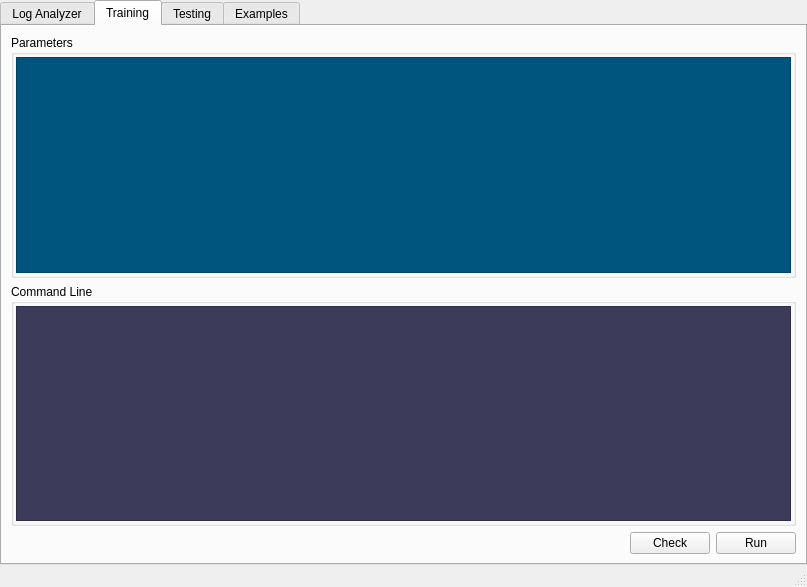
<?xml version="1.0" encoding="UTF-8"?>
<ui version="4.0">
 <class>MainWindow</class>
 <widget class="QMainWindow" name="MainWindow">
  <property name="geometry">
   <rect>
    <x>0</x>
    <y>0</y>
    <width>807</width>
    <height>587</height>
   </rect>
  </property>
  <property name="windowTitle">
   <string>EvisionNet-GUI</string>
  </property>
  <widget class="QWidget" name="centralwidget">
   <layout class="QGridLayout" name="gridLayout">
    <property name="leftMargin">
     <number>0</number>
    </property>
    <property name="topMargin">
     <number>0</number>
    </property>
    <property name="rightMargin">
     <number>0</number>
    </property>
    <property name="bottomMargin">
     <number>0</number>
    </property>
    <property name="spacing">
     <number>0</number>
    </property>
    <item row="0" column="0">
     <widget class="QTabWidget" name="tabWidget">
      <property name="currentIndex">
       <number>1</number>
      </property>
      <widget class="QWidget" name="tab">
       <attribute name="title">
        <string>Log Analyzer</string>
       </attribute>
       <layout class="QGridLayout" name="gridLayout_3">
        <item row="1" column="0" colspan="5">
         <widget class="QGroupBox" name="groupBox">
          <property name="title">
           <string>Log properties</string>
          </property>
          <layout class="QGridLayout" name="gridLayout_2">
           <item row="0" column="0">
            <widget class="QLabel" name="label_2">
             <property name="text">
              <string>Time Stamp:</string>
             </property>
            </widget>
           </item>
           <item row="0" column="1">
            <widget class="QLineEdit" name="lineEdit_2"/>
           </item>
           <item row="1" column="0">
            <widget class="QLabel" name="label_3">
             <property name="text">
              <string>Data:</string>
             </property>
            </widget>
           </item>
           <item row="1" column="1">
            <widget class="QLineEdit" name="lineEdit_3"/>
           </item>
           <item row="2" column="0">
            <widget class="QLabel" name="label_4">
             <property name="text">
              <string>Specifier:</string>
             </property>
            </widget>
           </item>
           <item row="2" column="1">
            <widget class="QLineEdit" name="lineEdit_4"/>
           </item>
          </layout>
         </widget>
        </item>
        <item row="0" column="2">
         <widget class="QPushButton" name="pushButton">
          <property name="text">
           <string>browse</string>
          </property>
         </widget>
        </item>
        <item row="0" column="3">
         <widget class="QPushButton" name="pushButton_3">
          <property name="text">
           <string>UP</string>
          </property>
         </widget>
        </item>
        <item row="0" column="0">
         <widget class="QLabel" name="label">
          <property name="text">
           <string>Log Folder:</string>
          </property>
         </widget>
        </item>
        <item row="0" column="1">
         <widget class="QLineEdit" name="lineEdit"/>
        </item>
        <item row="0" column="4">
         <widget class="QPushButton" name="pushButton_4">
          <property name="text">
           <string>DOWN</string>
          </property>
         </widget>
        </item>
        <item row="2" column="4">
         <widget class="QPushButton" name="pushButton_2">
          <property name="text">
           <string>Open TensorBoard</string>
          </property>
         </widget>
        </item>
        <item row="2" column="0" colspan="4">
         <spacer name="horizontalSpacer">
          <property name="orientation">
           <enum>Qt::Horizontal</enum>
          </property>
          <property name="sizeHint" stdset="0">
           <size>
            <width>40</width>
            <height>20</height>
           </size>
          </property>
         </spacer>
        </item>
        <item row="3" column="0">
         <spacer name="verticalSpacer">
          <property name="orientation">
           <enum>Qt::Vertical</enum>
          </property>
          <property name="sizeHint" stdset="0">
           <size>
            <width>20</width>
            <height>40</height>
           </size>
          </property>
         </spacer>
        </item>
       </layout>
      </widget>
      <widget class="QWidget" name="tab_2">
       <attribute name="title">
        <string>Training</string>
       </attribute>
       <layout class="QGridLayout" name="gridLayout_6">
        <item row="2" column="2">
         <widget class="QPushButton" name="pushButton_5">
          <property name="text">
           <string>Run</string>
          </property>
         </widget>
        </item>
        <item row="2" column="1">
         <widget class="QPushButton" name="pushButton_6">
          <property name="text">
           <string>Check</string>
          </property>
         </widget>
        </item>
        <item row="2" column="0">
         <spacer name="horizontalSpacer_2">
          <property name="orientation">
           <enum>Qt::Horizontal</enum>
          </property>
          <property name="sizeHint" stdset="0">
           <size>
            <width>40</width>
            <height>20</height>
           </size>
          </property>
         </spacer>
        </item>
        <item row="1" column="0" colspan="3">
         <widget class="QGroupBox" name="groupBox_3">
          <property name="title">
           <string>Command Line</string>
          </property>
          <layout class="QGridLayout" name="gridLayout_4">
           <property name="leftMargin">
            <number>2</number>
           </property>
           <property name="topMargin">
            <number>2</number>
           </property>
           <property name="rightMargin">
            <number>2</number>
           </property>
           <property name="bottomMargin">
            <number>2</number>
           </property>
           <property name="spacing">
            <number>2</number>
           </property>
           <item row="0" column="0">
            <widget class="QPlainTextEdit" name="plainTextEdit">
             <property name="styleSheet">
              <string notr="true">background-color: rgb(60, 60, 90);
color: rgb(170, 255, 255);
font: 11pt &quot;Microsoft JhengHei&quot;;</string>
             </property>
            </widget>
           </item>
          </layout>
         </widget>
        </item>
        <item row="0" column="0" colspan="3">
         <widget class="QGroupBox" name="groupBox_2">
          <property name="title">
           <string>Parameters</string>
          </property>
          <layout class="QGridLayout" name="gridLayout_5">
           <property name="leftMargin">
            <number>2</number>
           </property>
           <property name="topMargin">
            <number>2</number>
           </property>
           <property name="rightMargin">
            <number>2</number>
           </property>
           <property name="bottomMargin">
            <number>2</number>
           </property>
           <property name="spacing">
            <number>2</number>
           </property>
           <item row="0" column="0">
            <widget class="QTableView" name="tableView">
             <property name="toolTip">
              <string>&lt;html&gt;&lt;head/&gt;&lt;body&gt;&lt;p&gt;table&lt;/p&gt;&lt;/body&gt;&lt;/html&gt;</string>
             </property>
             <property name="styleSheet">
              <string notr="true">background-color: rgb(0, 85, 127);
color: rgb(170, 255, 255);
font: 11pt &quot;Microsoft JhengHei&quot;;</string>
             </property>
            </widget>
           </item>
          </layout>
         </widget>
        </item>
       </layout>
      </widget>
      <widget class="QWidget" name="tab_3">
       <attribute name="title">
        <string>Testing</string>
       </attribute>
      </widget>
      <widget class="QWidget" name="tab_4">
       <attribute name="title">
        <string>Examples</string>
       </attribute>
      </widget>
     </widget>
    </item>
   </layout>
  </widget>
  <widget class="QMenuBar" name="menubar">
   <property name="geometry">
    <rect>
     <x>0</x>
     <y>0</y>
     <width>807</width>
     <height>23</height>
    </rect>
   </property>
  </widget>
  <widget class="QStatusBar" name="statusbar"/>
 </widget>
 <resources/>
 <connections/>
</ui>
